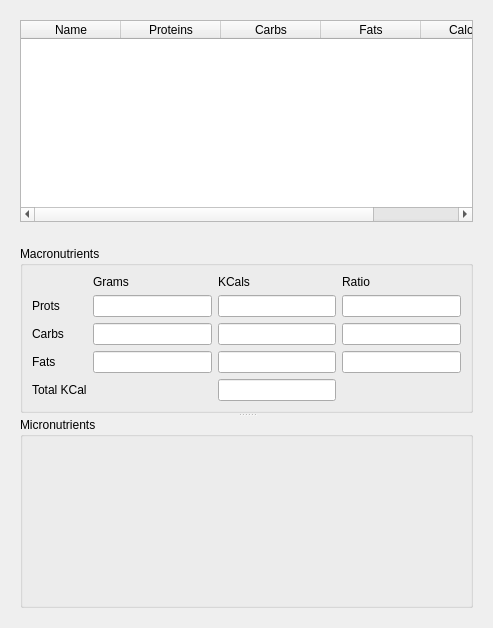
<?xml version="1.0" encoding="UTF-8"?>
<ui version="4.0">
 <class>DailyIntakeManager</class>
 <widget class="QWidget" name="DailyIntakeManager">
  <property name="geometry">
   <rect>
    <x>0</x>
    <y>0</y>
    <width>493</width>
    <height>628</height>
   </rect>
  </property>
  <property name="windowTitle">
   <string>Form</string>
  </property>
  <layout class="QVBoxLayout" name="verticalLayout">
   <item>
    <widget class="QWidget" name="widget_4" native="true">
     <layout class="QHBoxLayout" name="horizontalLayout_3">
      <item>
       <widget class="QTableWidget" name="dailyIntakeList">
        <property name="frameShadow">
         <enum>QFrame::Sunken</enum>
        </property>
        <attribute name="horizontalHeaderStretchLastSection">
         <bool>true</bool>
        </attribute>
        <attribute name="verticalHeaderVisible">
         <bool>false</bool>
        </attribute>
        <attribute name="verticalHeaderStretchLastSection">
         <bool>false</bool>
        </attribute>
        <column>
         <property name="text">
          <string>Name</string>
         </property>
        </column>
        <column>
         <property name="text">
          <string>Proteins</string>
         </property>
        </column>
        <column>
         <property name="text">
          <string>Carbs</string>
         </property>
        </column>
        <column>
         <property name="text">
          <string>Fats</string>
         </property>
        </column>
        <column>
         <property name="text">
          <string>Calories</string>
         </property>
        </column>
       </widget>
      </item>
     </layout>
    </widget>
   </item>
   <item>
    <widget class="QWidget" name="widget_5" native="true">
     <layout class="QHBoxLayout" name="horizontalLayout_4">
      <item>
       <widget class="QSplitter" name="splitter_3">
        <property name="orientation">
         <enum>Qt::Vertical</enum>
        </property>
        <widget class="QGroupBox" name="macroNutGroupBx">
         <property name="title">
          <string>Macronutrients</string>
         </property>
         <layout class="QHBoxLayout" name="horizontalLayout_5">
          <item>
           <layout class="QGridLayout" name="gridLayout">
            <item row="3" column="1">
             <widget class="QLineEdit" name="gramsCarbs">
              <property name="readOnly">
               <bool>true</bool>
              </property>
             </widget>
            </item>
            <item row="1" column="3">
             <widget class="QLineEdit" name="ratioProts">
              <property name="readOnly">
               <bool>true</bool>
              </property>
             </widget>
            </item>
            <item row="7" column="2">
             <widget class="QLineEdit" name="totalKcals">
              <property name="readOnly">
               <bool>true</bool>
              </property>
             </widget>
            </item>
            <item row="5" column="3">
             <widget class="QLineEdit" name="lineEdit_10">
              <property name="readOnly">
               <bool>true</bool>
              </property>
             </widget>
            </item>
            <item row="5" column="0">
             <widget class="QLabel" name="label_3">
              <property name="text">
               <string>Fats</string>
              </property>
             </widget>
            </item>
            <item row="3" column="2">
             <widget class="QLineEdit" name="kCalCarbs">
              <property name="readOnly">
               <bool>true</bool>
              </property>
             </widget>
            </item>
            <item row="1" column="0">
             <widget class="QLabel" name="label">
              <property name="text">
               <string>Prots</string>
              </property>
             </widget>
            </item>
            <item row="3" column="0">
             <widget class="QLabel" name="label_2">
              <property name="text">
               <string>Carbs</string>
              </property>
             </widget>
            </item>
            <item row="7" column="0">
             <widget class="QLabel" name="label_4">
              <property name="text">
               <string>Total KCal</string>
              </property>
             </widget>
            </item>
            <item row="5" column="1">
             <widget class="QLineEdit" name="gramsFats">
              <property name="readOnly">
               <bool>true</bool>
              </property>
             </widget>
            </item>
            <item row="5" column="2">
             <widget class="QLineEdit" name="kCalFats">
              <property name="readOnly">
               <bool>true</bool>
              </property>
             </widget>
            </item>
            <item row="3" column="3">
             <widget class="QLineEdit" name="ratioCarbs">
              <property name="readOnly">
               <bool>true</bool>
              </property>
             </widget>
            </item>
            <item row="1" column="2">
             <widget class="QLineEdit" name="kCalProts">
              <property name="readOnly">
               <bool>true</bool>
              </property>
             </widget>
            </item>
            <item row="0" column="1">
             <widget class="QLabel" name="label_5">
              <property name="sizePolicy">
               <sizepolicy hsizetype="Preferred" vsizetype="Minimum">
                <horstretch>0</horstretch>
                <verstretch>0</verstretch>
               </sizepolicy>
              </property>
              <property name="text">
               <string>Grams</string>
              </property>
             </widget>
            </item>
            <item row="0" column="2">
             <widget class="QLabel" name="label_6">
              <property name="sizePolicy">
               <sizepolicy hsizetype="Preferred" vsizetype="Minimum">
                <horstretch>0</horstretch>
                <verstretch>0</verstretch>
               </sizepolicy>
              </property>
              <property name="text">
               <string>KCals</string>
              </property>
             </widget>
            </item>
            <item row="0" column="3">
             <widget class="QLabel" name="label_7">
              <property name="sizePolicy">
               <sizepolicy hsizetype="Preferred" vsizetype="Minimum">
                <horstretch>0</horstretch>
                <verstretch>0</verstretch>
               </sizepolicy>
              </property>
              <property name="text">
               <string>Ratio</string>
              </property>
             </widget>
            </item>
            <item row="1" column="1">
             <widget class="QLineEdit" name="gramsProts">
              <property name="readOnly">
               <bool>true</bool>
              </property>
             </widget>
            </item>
           </layout>
          </item>
         </layout>
        </widget>
        <widget class="QGroupBox" name="microNutGroupBx">
         <property name="title">
          <string>Micronutrients</string>
         </property>
         <layout class="QVBoxLayout" name="verticalLayout_4">
          <item>
           <spacer name="verticalSpacer">
            <property name="orientation">
             <enum>Qt::Vertical</enum>
            </property>
            <property name="sizeHint" stdset="0">
             <size>
              <width>20</width>
              <height>154</height>
             </size>
            </property>
           </spacer>
          </item>
         </layout>
        </widget>
       </widget>
      </item>
     </layout>
    </widget>
   </item>
  </layout>
 </widget>
 <resources/>
 <connections/>
 <slots>
  <slot>AddFoodInstance(float,float,float)</slot>
 </slots>
</ui>
